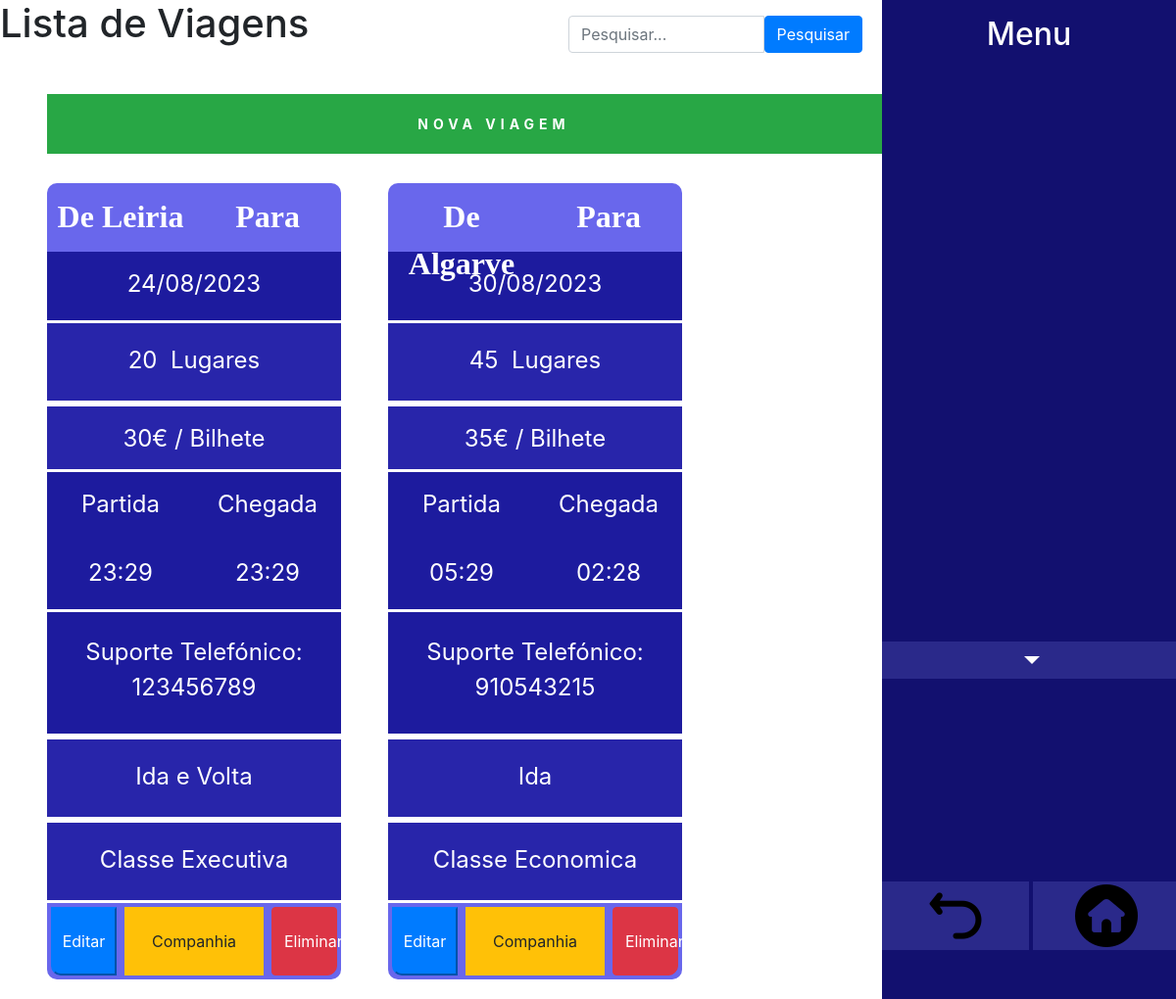
The page /admin/listaViagens.php on the database its author committed.
### tables this page shows
CREATE TABLE `viagens` (
  `viagemId` int NOT NULL AUTO_INCREMENT,
  `viagemData` date NOT NULL,
  `viagemIni` time NOT NULL,
  `viagemChegada` time NOT NULL,
  `viagemTelefone` int NOT NULL,
  `viagemLugares` int NOT NULL,
  `viagemPreco` float NOT NULL,
  `viagemTipo` enum('Ida','Ida e Volta') NOT NULL,
  `viagemClasse` enum('Classe Economica','Classe Executiva') NOT NULL DEFAULT 'Classe Economica',
  `viagemDestinoId` int NOT NULL,
  `viagemChegadaDestinoId` int NOT NULL,
  `viagemCompanhiaId` int NOT NULL,
  PRIMARY KEY (`viagemId`),
  KEY `viagemCompanhiaId` (`viagemCompanhiaId`),
  KEY `viagemDestinoId` (`viagemDestinoId`),
  CONSTRAINT `viagens_ibfk_1` FOREIGN KEY (`viagemCompanhiaId`) REFERENCES `companhias` (`companhiaId`),
  CONSTRAINT `viagens_ibfk_2` FOREIGN KEY (`viagemDestinoId`) REFERENCES `destinos` (`destinoId`)
);

CREATE TABLE `destinos` (
  `destinoId` int NOT NULL AUTO_INCREMENT,
  `destinoNome` varchar(255) NOT NULL,
  `destinoImagemURL` varchar(255) NOT NULL,
  `destinoDescricao` varchar(255) NOT NULL,
  PRIMARY KEY (`destinoId`)
);

### admin/listaViagens.php (the view, shortened to what this page needs)
<?php
include_once("../php/backOffice.php");
global $con;
if (isset($_GET['escrevo']) && !empty($_GET['escrevo'])) {
    $termoPesquisa = mysqli_real_escape_string($con, $_GET['escrevo']);
    $sql = "SELECT * FROM viagens INNER JOIN companhias ON viagemCompanhiaId = companhiaId
    INNER JOIN destinos ON viagemDestinoId = destinoId
    WHERE companhiaNome LIKE '%$termoPesquisa%'";
    $result = mysqli_query($con, $sql);
} else {
    $sql = "SELECT * FROM viagens INNER JOIN companhias ON viagemCompanhiaId = companhiaId
    INNER JOIN destinos ON viagemDestinoId = destinoId
    ";
    $result = mysqli_query($con, $sql);
}
?>
<h1>Lista de Viagens</h1>
<form action="" method="GET" class="mb-3 w-25 float-right" id="pesquisaH">
    <div class="input-group">
        <input type="text" class="form-control" name="escrevo" placeholder="Pesquisar..."
            value="<?php echo isset($_GET['escrevo']) ? $_GET['escrevo'] : ''; ?>">
        <button type="submit" class="btn btn-primary">Pesquisar</button>
    </div>
</form>
<div id="cabeca" class="ml-5 mt-5">
    <a href="novoViagem.php" class="btn-sm btn-success w-100" id="cabecaButton">NOVA VIAGEM</a>
</div>
<div id="caixaContainer" class="w-100 d-flex flex-wrap">
    <?php
    while ($dados = mysqli_fetch_array($result)) {
        $sql = "SELECT * FROM destinos WHERE destinoId = {$dados['viagemChegadaDestinoId']}";
        $chegada = mysqli_query($con, $sql);
        $chegadas = mysqli_fetch_array($chegada);
        ?>
    <div id="caixa" class="ml-5 w-25">
        <div id="nomeH" style="color: white;" class="w-50 float-left">
            De <?php echo $dados['destinoNome'] ?>
        </div>
        <div id="nomeH" style="color: white;" class="w-50 float-right">
            Para <?php echo $chegadas['destinoNome'] ?>
        </div>
        <div id="dataV" style="margin-top: 70px;">
            <?php echo date('d/m/Y', strtotime($dados['viagemData'])); ?>
        </div>
        <div id="lugares">
            <?php echo $dados['viagemLugares'] ?>&nbsp; Lugares
        </div>
        <div id="precoV">
            <?php echo $dados['viagemPreco'] ?>€ / Bilhete
        </div>
        <div id="horarioH">
            <div id="partidaV">Partida</div>
            <div id="chegadaV">Chegada</div>
        </div>
        <div id="horarioH">
            <div id="hChe">
                <?php echo date('H:i', strtotime($dados['viagemIni'])); ?>
            </div>
            <div id="hChe">
                <?php echo date('H:i', strtotime($dados['viagemChegada'])); ?>
            </div>
        </div>
        <div id="telefoneH">Suporte Telefónico:
            <?php echo $dados['viagemTelefone'] ?>
        </div>
        <div id="tipoV">
        <?php echo $dados['viagemTipo'] ?>
        </div>
        <div id="classeV">
        <?php echo $dados['viagemClasse'] ?>
        </div>
        <form method="post" class="w-100">
                <div class="float-left p-1" style="width: 25%">
                    <button formaction="editarViagem.php" type="submit" id="ediH" class="btn-primary w-100">Editar</button>
                </div>
                <div class="float-left p-1" style="width: 50%">
                    <button formaction="listaCompanhias.php" type="submit" id="ati"
                        class="btn btn-warning w-100">Companhia</button>
                </div>
                <div class="float-right p-1" style="width: 25%">
                    <button formaction="eliminarViagem.php" type="submit" id="eliH"
                        class="btn btn-danger w-100">Eliminar</button>
                </div>
            </form>
        </div>
        <?php
    }
    ?>
</div>

### admin/css/indexBO.css (style rules this page uses)
#cabecabutton { display:block; border-radius:none; text-align: center; letter-spacing: 5px; padding: 20px; font-weight: bold; border-radius: 0px; }
#cabeca { padding:0px !important; border:none; border-radius: 0px; }

### admin/css/navBar.css (style rules this page uses)
body { font-family: 'Times New Roman', Times, serif; background-color: rgb(163, 163, 163); }
a { color: white !important; text-decoration: none !important; }
:root { --roxo: #12106F; --claro: #2a298a; }
#caixa { background-color: #6967ec; height: auto; margin-top: 30px; border-radius: 10px; margin-bottom: 20px; }
#cabeca { width: auto; margin-left: 5%; margin-right: 20%; }
#pesquisaH { margin-right: 320px; margin-top: -40px; }
#telefoneH { width: 100%; height: 130px; background-color: #1d1b9e; color: white; text-align: center; border-top: 3px solid white; padding: 23px; border-bottom: 3px solid white; font-size: 18pt; }
#ediH { height: 70px; width: 50%; float: left; border-bottom-left-radius: 10px; }
#eliH { width: 50%; float: right; height: 70px; border-bottom-right-radius: 10px !important; }
#ati { border-radius: 0px; height: 70px; }
#nomeH { height: 70px; font-size: 24pt; font-weight: bold; text-align: center; padding-top: 10px; font-family: 'Times New Roman', Times, serif; }
#dataV { height: 70px; background-color: #1d1b9e; font-size: 18pt; color: white; text-align: center; padding: 15px; }
#horarioH { width: 100%; height: 70px; }
#hChe { float: right; width: 50%; height: 70px; background-color: #1d1b9e; font-size: 18pt; color: white; text-align: center; padding: 15px; }
#partidaV { text-align: center; width: 50%; float: left; background-color: #1d1b9e; font-size: 18pt; color: white; text-align: center; padding: 15px; height: 70px; }
#chegadaV { height: 70px; text-align: center; width: 50%; float: right; background-color: #1d1b9e; font-size: 18pt; color: white; text-align: center; padding: 15px; }
#tipoV { width: 100%; height: 85px; background-color: #2825aa; color: white; text-align: center; padding-top: 20px; border-top: 3px solid white; border-bottom: 3px solid white; font-size: 18pt; }
#classeV { width: 100%; height: 85px; background-color: #2825aa; color: white; text-align: center; padding-top: 20px; border-top: 3px solid white; border-bottom: 3px solid white; font-size: 18pt; }
#lugares { width: 100%; height: 85px; background-color: #2825aa; color: white; text-align: center; padding-top: 20px; border-top: 3px solid white; border-bottom: 3px solid white; font-size: 18pt; }
#precoV { width: 100%; height: 70px; background-color: #2825aa; text-align: center; padding-top: 15px; color: white; border-top: 3px solid white; border-bottom: 3px solid white; font-size: 18pt; }

### rows shown on the page
viagens: viagemDestinoId.destinoNome "Leiria", viagemData "24/08/2023", viagemLugares "20", viagemPreco "30", viagemIni "23:29", viagemChegada "23:29", viagemTelefone "123456789", viagemTipo "Ida e Volta", viagemClasse "Classe Executiva"
viagens: viagemDestinoId.destinoNome "Algarve", viagemData "30/08/2023", viagemLugares "45", viagemPreco "35", viagemIni "02:28", viagemChegada "05:29", viagemTelefone "910543215", viagemTipo "Ida", viagemClasse "Classe Economica"
